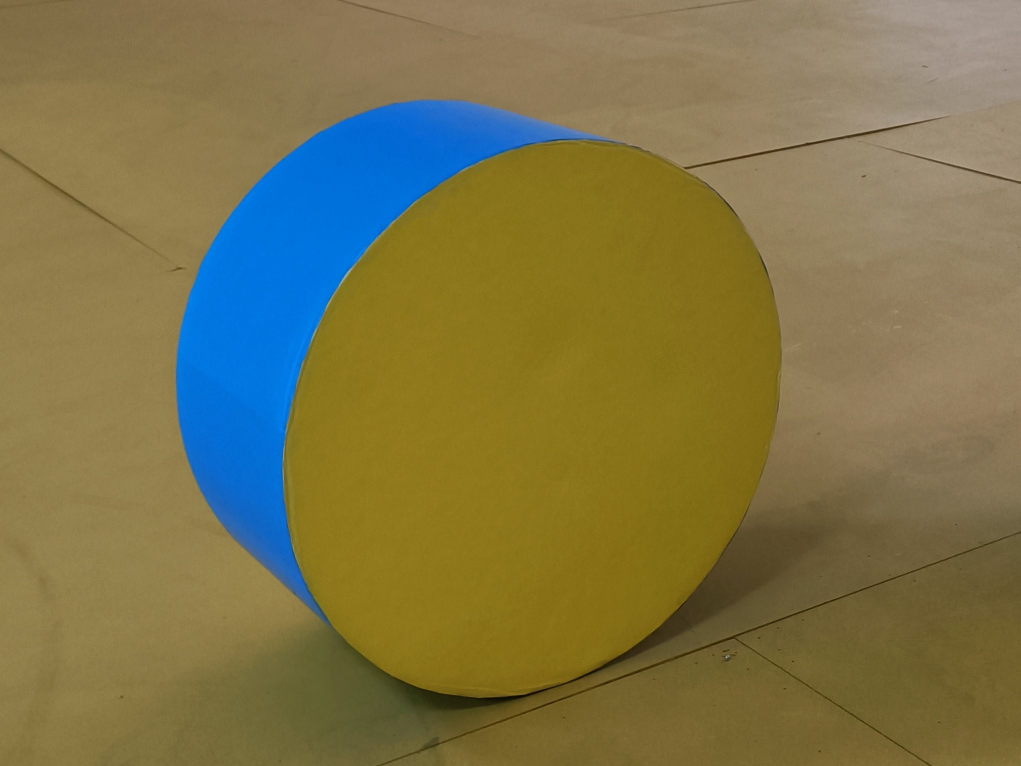
#> input picture Temp/1.jpg, 2042 x 1532 px, found by its file name (shown at 1/2 size)
$ python wanwan.py
#> lines starting #> are read from the running program, lines starting #| are printed output that depends on the picture; after the words box and inside, x2 and y2 are one past the last pixel; in counts of white or black regions, pixels touching at a corner belong together
import cv2
import numpy as np
img1 = cv2.imread(r"D:\_A_CS\detect\Temp\1.jpg")
#> img1 is the input picture: shape (1532, 2042, 3); mean B, G, R 73.2, 116.2, 124.8

#img1 = cv2.resize(img1,(640,480))
img2 = np.zeros(img1.shape,np.uint8)
img3 = cv2.fillConvexPoly(img2, np.array([[0,0],[0,100],[100,100],[100,0]]), (255,255,255))
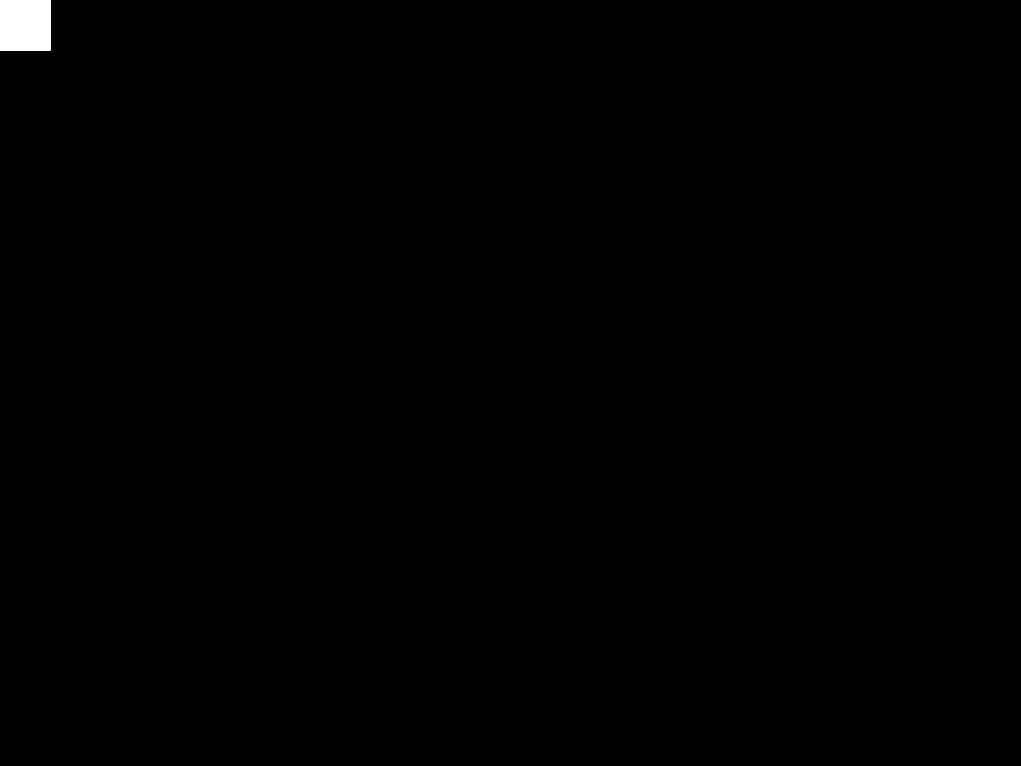
#> img2: shape (1532, 2042, 3) (shown at 1/2 size); 0.33% white; 1 white region, box (x1, y1, x2, y2) and area: (0, 0, 101, 101) 10201
img = cv2.bitwise_and(img1,img3)
# cv2.imshow("0",img)
# cv2.waitKey(1000000)
